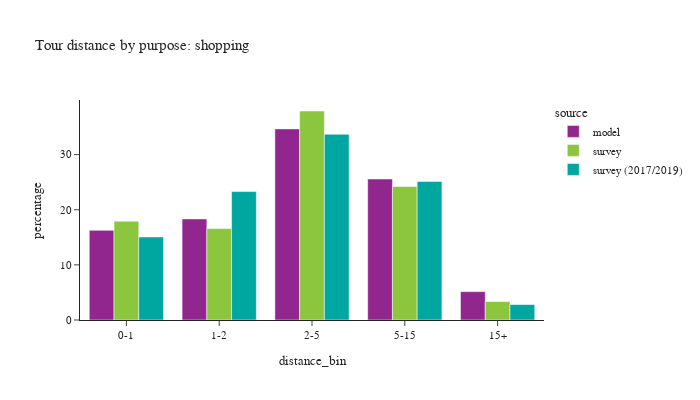

The notebook cell saved with this chart:
### Code cell
plot_bins(tour, tour['pdpurp'] == 5, 'shopping')

### Figure 1 — Plotly figure (JSON) as saved in the notebook; plotly's stock layout.template omitted (floating-point values rounded to 4 significant figures)
{"data": [{"alignmentgroup": "True", "customdata": [[13542], [15269], [28860], [21287], [4285]], "hovertemplate": "source=model<br>distance_bin=%{x}<br>percentage=%{y}<br>sample count=%{customdata[0]}<extra></extra>", "legendgroup": "model", "marker": {"color": "#91268F", "pattern": {"shape": ""}}, "name": "model", "offsetgroup": "model", "orientation": "v", "showlegend": true, "textposition": "auto", "type": "bar", "x": ["0-1", "1-2", "2-5", "5-15", "15+"], "xaxis": "x", "y": [16.27, 18.34, 34.67, 25.57, 5.148], "yaxis": "y"}, {"alignmentgroup": "True", "customdata": [[433], [248], [404], [272], [45]], "hovertemplate": "source=survey<br>distance_bin=%{x}<br>percentage=%{y}<br>sample count=%{customdata[0]}<extra></extra>", "legendgroup": "survey", "marker": {"color": "#8CC63E", "pattern": {"shape": ""}}, "name": "survey", "offsetgroup": "survey", "orientation": "v", "showlegend": true, "textposition": "auto", "type": "bar", "x": ["0-1", "1-2", "2-5", "5-15", "15+"], "xaxis": "x", "y": [17.93, 16.58, 37.91, 24.23, 3.35], "yaxis": "y"}, {"alignmentgroup": "True", "customdata": [[658], [353], [420], [244], [46]], "hovertemplate": "source=survey (2017/2019)<br>distance_bin=%{x}<br>percentage=%{y}<br>sample count=%{customdata[0]}<extra></extra>", "legendgroup": "survey (2017/2019)", "marker": {"color": "#00A7A0", "pattern": {"shape": ""}}, "name": "survey (2017/2019)", "offsetgroup": "survey (2017/2019)", "orientation": "v", "showlegend": true, "textposition": "auto", "type": "bar", "x": ["0-1", "1-2", "2-5", "5-15", "15+"], "xaxis": "x", "y": [15.06, 23.3, 33.7, 25.14, 2.8], "yaxis": "y"}], "layout": {"barmode": "group", "font": {"size": 11}, "height": 400, "legend": {"title": {"text": "source"}, "tracegroupgap": 0}, "title": {"text": "Tour distance by purpose: shopping"}, "width": 700, "xaxis": {"anchor": "y", "domain": [0.0, 1.0], "title": {"text": "distance_bin"}}, "yaxis": {"anchor": "x", "domain": [0.0, 1.0], "title": {"text": "percentage"}}}}
